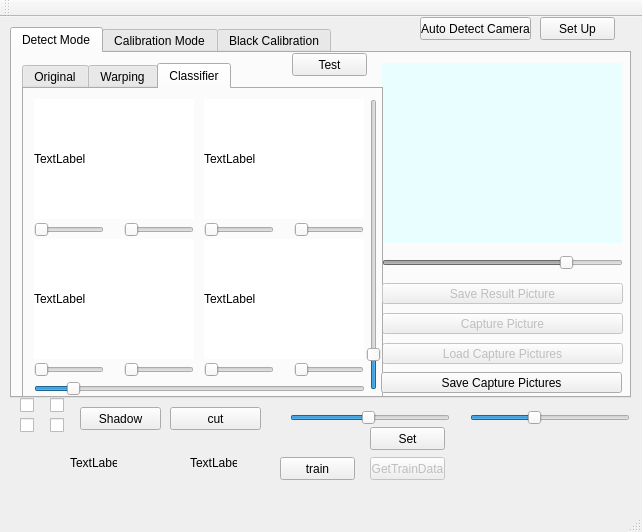
<?xml version="1.0" encoding="UTF-8"?>
<ui version="4.0">
 <class>MainWindow</class>
 <widget class="QMainWindow" name="MainWindow">
  <property name="geometry">
   <rect>
    <x>0</x>
    <y>0</y>
    <width>642</width>
    <height>532</height>
   </rect>
  </property>
  <property name="windowTitle">
   <string>MainWindow</string>
  </property>
  <widget class="QWidget" name="centralWidget">
   <widget class="QTabWidget" name="tabClassifier">
    <property name="geometry">
     <rect>
      <x>10</x>
      <y>10</y>
      <width>621</width>
      <height>371</height>
     </rect>
    </property>
    <property name="currentIndex">
     <number>0</number>
    </property>
    <widget class="QWidget" name="DetectTab">
     <attribute name="title">
      <string>Detect Mode</string>
     </attribute>
     <widget class="QPushButton" name="CapturePicture">
      <property name="enabled">
       <bool>false</bool>
      </property>
      <property name="geometry">
       <rect>
        <x>370</x>
        <y>260</y>
        <width>241</width>
        <height>21</height>
       </rect>
      </property>
      <property name="text">
       <string>Capture Picture</string>
      </property>
     </widget>
     <widget class="QLabel" name="CapResultLabel">
      <property name="geometry">
       <rect>
        <x>370</x>
        <y>10</y>
        <width>240</width>
        <height>180</height>
       </rect>
      </property>
      <property name="styleSheet">
       <string notr="true">background-color: rgb(233, 255, 255);</string>
      </property>
      <property name="text">
       <string/>
      </property>
     </widget>
     <widget class="QPushButton" name="LoadCapPic">
      <property name="enabled">
       <bool>false</bool>
      </property>
      <property name="geometry">
       <rect>
        <x>370</x>
        <y>290</y>
        <width>241</width>
        <height>21</height>
       </rect>
      </property>
      <property name="text">
       <string>Load Capture Pictures</string>
      </property>
     </widget>
     <widget class="QTabWidget" name="tabWidget_2">
      <property name="geometry">
       <rect>
        <x>10</x>
        <y>10</y>
        <width>361</width>
        <height>341</height>
       </rect>
      </property>
      <property name="currentIndex">
       <number>2</number>
      </property>
      <widget class="QWidget" name="tab_2">
       <attribute name="title">
        <string>Original</string>
       </attribute>
       <widget class="QLabel" name="FilterLabel2">
        <property name="geometry">
         <rect>
          <x>180</x>
          <y>10</y>
          <width>160</width>
          <height>120</height>
         </rect>
        </property>
        <property name="styleSheet">
         <string notr="true">background-color: rgb(233, 255, 255);</string>
        </property>
        <property name="text">
         <string/>
        </property>
       </widget>
       <widget class="QLabel" name="FilterLabel4">
        <property name="geometry">
         <rect>
          <x>180</x>
          <y>160</y>
          <width>160</width>
          <height>120</height>
         </rect>
        </property>
        <property name="styleSheet">
         <string notr="true">background-color: rgb(233, 255, 255);</string>
        </property>
        <property name="text">
         <string/>
        </property>
       </widget>
       <widget class="QLabel" name="FilterLabel1">
        <property name="geometry">
         <rect>
          <x>10</x>
          <y>10</y>
          <width>160</width>
          <height>120</height>
         </rect>
        </property>
        <property name="styleSheet">
         <string notr="true">background-color: rgb(233, 255, 255);</string>
        </property>
        <property name="text">
         <string/>
        </property>
       </widget>
       <widget class="QLabel" name="FilterLabel3">
        <property name="geometry">
         <rect>
          <x>10</x>
          <y>160</y>
          <width>160</width>
          <height>120</height>
         </rect>
        </property>
        <property name="styleSheet">
         <string notr="true">background-color: rgb(233, 255, 255);</string>
        </property>
        <property name="text">
         <string/>
        </property>
       </widget>
      </widget>
      <widget class="QWidget" name="tab_3">
       <attribute name="title">
        <string>Warping</string>
       </attribute>
       <widget class="QLabel" name="WarpFilterLabel1">
        <property name="geometry">
         <rect>
          <x>10</x>
          <y>10</y>
          <width>160</width>
          <height>120</height>
         </rect>
        </property>
        <property name="styleSheet">
         <string notr="true">background-color: rgb(233, 255, 255);</string>
        </property>
        <property name="text">
         <string/>
        </property>
       </widget>
       <widget class="QLabel" name="WarpFilterLabel2">
        <property name="geometry">
         <rect>
          <x>180</x>
          <y>10</y>
          <width>160</width>
          <height>120</height>
         </rect>
        </property>
        <property name="styleSheet">
         <string notr="true">background-color: rgb(233, 255, 255);</string>
        </property>
        <property name="text">
         <string/>
        </property>
       </widget>
       <widget class="QLabel" name="WarpFilterLabel3">
        <property name="geometry">
         <rect>
          <x>10</x>
          <y>160</y>
          <width>160</width>
          <height>120</height>
         </rect>
        </property>
        <property name="styleSheet">
         <string notr="true">background-color: rgb(233, 255, 255);</string>
        </property>
        <property name="text">
         <string/>
        </property>
       </widget>
       <widget class="QLabel" name="WarpFilterLabel4">
        <property name="geometry">
         <rect>
          <x>180</x>
          <y>160</y>
          <width>160</width>
          <height>120</height>
         </rect>
        </property>
        <property name="styleSheet">
         <string notr="true">background-color: rgb(233, 255, 255);</string>
        </property>
        <property name="text">
         <string/>
        </property>
       </widget>
       <widget class="QLabel" name="label">
        <property name="geometry">
         <rect>
          <x>180</x>
          <y>130</y>
          <width>161</width>
          <height>16</height>
         </rect>
        </property>
        <property name="styleSheet">
         <string notr="true">background-color: rgb(255, 0, 0);</string>
        </property>
        <property name="text">
         <string/>
        </property>
       </widget>
       <widget class="QLabel" name="label_2">
        <property name="geometry">
         <rect>
          <x>10</x>
          <y>280</y>
          <width>161</width>
          <height>16</height>
         </rect>
        </property>
        <property name="styleSheet">
         <string notr="true">background-color: rgb(0, 255, 0);</string>
        </property>
        <property name="text">
         <string/>
        </property>
       </widget>
       <widget class="QLabel" name="label_3">
        <property name="geometry">
         <rect>
          <x>180</x>
          <y>280</y>
          <width>161</width>
          <height>16</height>
         </rect>
        </property>
        <property name="styleSheet">
         <string notr="true">background-color: rgb(0, 0, 255);</string>
        </property>
        <property name="text">
         <string/>
        </property>
       </widget>
      </widget>
      <widget class="QWidget" name="tab_4">
       <attribute name="title">
        <string>Classifier</string>
       </attribute>
       <widget class="QLabel" name="classlabel1">
        <property name="geometry">
         <rect>
          <x>10</x>
          <y>10</y>
          <width>160</width>
          <height>120</height>
         </rect>
        </property>
        <property name="styleSheet">
         <string notr="true">background-color: rgb(255, 255, 255);</string>
        </property>
        <property name="text">
         <string>TextLabel</string>
        </property>
       </widget>
       <widget class="QLabel" name="classlabel2">
        <property name="geometry">
         <rect>
          <x>180</x>
          <y>10</y>
          <width>160</width>
          <height>120</height>
         </rect>
        </property>
        <property name="styleSheet">
         <string notr="true">background-color: rgb(255, 255, 255);</string>
        </property>
        <property name="text">
         <string>TextLabel</string>
        </property>
       </widget>
       <widget class="QLabel" name="classlabel3">
        <property name="geometry">
         <rect>
          <x>10</x>
          <y>150</y>
          <width>160</width>
          <height>120</height>
         </rect>
        </property>
        <property name="styleSheet">
         <string notr="true">background-color: rgb(255, 255, 255);</string>
        </property>
        <property name="text">
         <string>TextLabel</string>
        </property>
       </widget>
       <widget class="QLabel" name="classlabel4">
        <property name="geometry">
         <rect>
          <x>180</x>
          <y>150</y>
          <width>160</width>
          <height>120</height>
         </rect>
        </property>
        <property name="styleSheet">
         <string notr="true">background-color: rgb(255, 255, 255);</string>
        </property>
        <property name="text">
         <string>TextLabel</string>
        </property>
       </widget>
       <widget class="QSlider" name="hclassslider1">
        <property name="geometry">
         <rect>
          <x>10</x>
          <y>130</y>
          <width>70</width>
          <height>22</height>
         </rect>
        </property>
        <property name="maximum">
         <number>255</number>
        </property>
        <property name="orientation">
         <enum>Qt::Horizontal</enum>
        </property>
       </widget>
       <widget class="QSlider" name="hclassslider2">
        <property name="geometry">
         <rect>
          <x>180</x>
          <y>130</y>
          <width>70</width>
          <height>22</height>
         </rect>
        </property>
        <property name="maximum">
         <number>255</number>
        </property>
        <property name="orientation">
         <enum>Qt::Horizontal</enum>
        </property>
       </widget>
       <widget class="QSlider" name="hclassslider3">
        <property name="geometry">
         <rect>
          <x>10</x>
          <y>270</y>
          <width>70</width>
          <height>22</height>
         </rect>
        </property>
        <property name="maximum">
         <number>255</number>
        </property>
        <property name="orientation">
         <enum>Qt::Horizontal</enum>
        </property>
       </widget>
       <widget class="QSlider" name="hclassslider4">
        <property name="geometry">
         <rect>
          <x>180</x>
          <y>270</y>
          <width>70</width>
          <height>22</height>
         </rect>
        </property>
        <property name="maximum">
         <number>255</number>
        </property>
        <property name="orientation">
         <enum>Qt::Horizontal</enum>
        </property>
       </widget>
       <widget class="QSlider" name="iclassslider1">
        <property name="geometry">
         <rect>
          <x>100</x>
          <y>130</y>
          <width>70</width>
          <height>22</height>
         </rect>
        </property>
        <property name="maximum">
         <number>255</number>
        </property>
        <property name="orientation">
         <enum>Qt::Horizontal</enum>
        </property>
       </widget>
       <widget class="QSlider" name="iclassslider2">
        <property name="geometry">
         <rect>
          <x>270</x>
          <y>130</y>
          <width>70</width>
          <height>22</height>
         </rect>
        </property>
        <property name="maximum">
         <number>255</number>
        </property>
        <property name="orientation">
         <enum>Qt::Horizontal</enum>
        </property>
       </widget>
       <widget class="QSlider" name="iclassslider3">
        <property name="geometry">
         <rect>
          <x>100</x>
          <y>270</y>
          <width>70</width>
          <height>22</height>
         </rect>
        </property>
        <property name="maximum">
         <number>255</number>
        </property>
        <property name="orientation">
         <enum>Qt::Horizontal</enum>
        </property>
       </widget>
       <widget class="QSlider" name="iclassslider4">
        <property name="geometry">
         <rect>
          <x>270</x>
          <y>270</y>
          <width>70</width>
          <height>22</height>
         </rect>
        </property>
        <property name="maximum">
         <number>255</number>
        </property>
        <property name="orientation">
         <enum>Qt::Horizontal</enum>
        </property>
       </widget>
       <widget class="QSlider" name="hSlider">
        <property name="geometry">
         <rect>
          <x>10</x>
          <y>290</y>
          <width>331</width>
          <height>19</height>
         </rect>
        </property>
        <property name="pageStep">
         <number>1</number>
        </property>
        <property name="value">
         <number>10</number>
        </property>
        <property name="orientation">
         <enum>Qt::Horizontal</enum>
        </property>
       </widget>
       <widget class="QSlider" name="vSlider">
        <property name="geometry">
         <rect>
          <x>340</x>
          <y>10</y>
          <width>19</width>
          <height>291</height>
         </rect>
        </property>
        <property name="pageStep">
         <number>1</number>
        </property>
        <property name="value">
         <number>10</number>
        </property>
        <property name="orientation">
         <enum>Qt::Vertical</enum>
        </property>
       </widget>
      </widget>
     </widget>
     <widget class="QPushButton" name="saveResultButtom">
      <property name="enabled">
       <bool>false</bool>
      </property>
      <property name="geometry">
       <rect>
        <x>370</x>
        <y>230</y>
        <width>241</width>
        <height>21</height>
       </rect>
      </property>
      <property name="text">
       <string>Save Result Picture</string>
      </property>
     </widget>
     <widget class="QSlider" name="CapResultSlider">
      <property name="enabled">
       <bool>false</bool>
      </property>
      <property name="geometry">
       <rect>
        <x>370</x>
        <y>200</y>
        <width>241</width>
        <height>19</height>
       </rect>
      </property>
      <property name="maximum">
       <number>255</number>
      </property>
      <property name="value">
       <number>200</number>
      </property>
      <property name="orientation">
       <enum>Qt::Horizontal</enum>
      </property>
     </widget>
     <widget class="QPushButton" name="SaveCap">
      <property name="geometry">
       <rect>
        <x>369</x>
        <y>319</y>
        <width>241</width>
        <height>21</height>
       </rect>
      </property>
      <property name="text">
       <string>Save Capture Pictures</string>
      </property>
     </widget>
     <widget class="QPushButton" name="TestButton">
      <property name="geometry">
       <rect>
        <x>280</x>
        <y>0</y>
        <width>75</width>
        <height>23</height>
       </rect>
      </property>
      <property name="text">
       <string>Test</string>
      </property>
     </widget>
    </widget>
    <widget class="QWidget" name="CalibrationTab">
     <attribute name="title">
      <string>Calibration Mode</string>
     </attribute>
     <widget class="QStackedWidget" name="stackedWidget">
      <property name="geometry">
       <rect>
        <x>210</x>
        <y>10</y>
        <width>391</width>
        <height>311</height>
       </rect>
      </property>
      <property name="currentIndex">
       <number>0</number>
      </property>
      <widget class="QWidget" name="page_2">
       <widget class="QLabel" name="CalLabel2">
        <property name="geometry">
         <rect>
          <x>180</x>
          <y>0</y>
          <width>160</width>
          <height>120</height>
         </rect>
        </property>
        <property name="styleSheet">
         <string notr="true">background-color: rgb(233, 255, 255);</string>
        </property>
        <property name="text">
         <string/>
        </property>
       </widget>
       <widget class="QLabel" name="CalLabel4">
        <property name="geometry">
         <rect>
          <x>180</x>
          <y>130</y>
          <width>160</width>
          <height>120</height>
         </rect>
        </property>
        <property name="styleSheet">
         <string notr="true">background-color: rgb(233, 255, 255);</string>
        </property>
        <property name="text">
         <string/>
        </property>
       </widget>
       <widget class="QLabel" name="CalLabel3">
        <property name="geometry">
         <rect>
          <x>10</x>
          <y>130</y>
          <width>160</width>
          <height>120</height>
         </rect>
        </property>
        <property name="styleSheet">
         <string notr="true">background-color: rgb(233, 255, 255);</string>
        </property>
        <property name="text">
         <string/>
        </property>
       </widget>
       <widget class="QLabel" name="CalLabel1">
        <property name="geometry">
         <rect>
          <x>10</x>
          <y>0</y>
          <width>160</width>
          <height>120</height>
         </rect>
        </property>
        <property name="styleSheet">
         <string notr="true">background-color: rgb(233, 255, 255);</string>
        </property>
        <property name="lineWidth">
         <number>1</number>
        </property>
        <property name="text">
         <string/>
        </property>
       </widget>
       <widget class="QPushButton" name="LoadCalButtom">
        <property name="geometry">
         <rect>
          <x>160</x>
          <y>260</y>
          <width>160</width>
          <height>50</height>
         </rect>
        </property>
        <property name="text">
         <string>Load Calibration Pic From File</string>
        </property>
       </widget>
       <widget class="QPushButton" name="CaptureCalButtom">
        <property name="geometry">
         <rect>
          <x>0</x>
          <y>260</y>
          <width>160</width>
          <height>50</height>
         </rect>
        </property>
        <property name="text">
         <string>Capture the Calibration Pictures</string>
        </property>
       </widget>
       <widget class="QPushButton" name="SaveCalButtom">
        <property name="geometry">
         <rect>
          <x>320</x>
          <y>260</y>
          <width>71</width>
          <height>50</height>
         </rect>
        </property>
        <property name="text">
         <string>Save</string>
        </property>
       </widget>
      </widget>
      <widget class="QWidget" name="page">
       <widget class="QLabel" name="WarpCalLabel1">
        <property name="geometry">
         <rect>
          <x>10</x>
          <y>0</y>
          <width>160</width>
          <height>120</height>
         </rect>
        </property>
        <property name="styleSheet">
         <string notr="true">background-color: rgb(233, 255, 255);</string>
        </property>
        <property name="text">
         <string/>
        </property>
       </widget>
       <widget class="QLabel" name="WarpCalLabel2">
        <property name="geometry">
         <rect>
          <x>180</x>
          <y>0</y>
          <width>160</width>
          <height>120</height>
         </rect>
        </property>
        <property name="styleSheet">
         <string notr="true">background-color: rgb(233, 255, 255);</string>
        </property>
        <property name="text">
         <string/>
        </property>
       </widget>
       <widget class="QLabel" name="WarpCalLabel3">
        <property name="geometry">
         <rect>
          <x>10</x>
          <y>130</y>
          <width>160</width>
          <height>120</height>
         </rect>
        </property>
        <property name="styleSheet">
         <string notr="true">background-color: rgb(233, 255, 255);</string>
        </property>
        <property name="text">
         <string/>
        </property>
       </widget>
       <widget class="QLabel" name="WarpCalLabel4">
        <property name="geometry">
         <rect>
          <x>180</x>
          <y>130</y>
          <width>160</width>
          <height>120</height>
         </rect>
        </property>
        <property name="styleSheet">
         <string notr="true">background-color: rgb(233, 255, 255);</string>
        </property>
        <property name="text">
         <string/>
        </property>
       </widget>
      </widget>
      <widget class="QWidget" name="page_3">
       <widget class="QLabel" name="CalResultLabel">
        <property name="geometry">
         <rect>
          <x>10</x>
          <y>0</y>
          <width>320</width>
          <height>240</height>
         </rect>
        </property>
        <property name="styleSheet">
         <string notr="true">background-color: rgb(233, 255, 255);</string>
        </property>
        <property name="text">
         <string/>
        </property>
       </widget>
      </widget>
     </widget>
     <widget class="QListWidget" name="ProgressList">
      <property name="geometry">
       <rect>
        <x>10</x>
        <y>10</y>
        <width>191</width>
        <height>311</height>
       </rect>
      </property>
      <property name="currentRow">
       <number>0</number>
      </property>
      <item>
       <property name="text">
        <string>Capture Calibration Picture</string>
       </property>
      </item>
      <item>
       <property name="text">
        <string>See The Warping Result</string>
       </property>
      </item>
      <item>
       <property name="text">
        <string>The Stitching Result of the Calibration Photo</string>
       </property>
      </item>
     </widget>
    </widget>
    <widget class="QWidget" name="tab">
     <attribute name="title">
      <string>Black Calibration</string>
     </attribute>
     <widget class="QLabel" name="BlackReflabel1">
      <property name="geometry">
       <rect>
        <x>10</x>
        <y>10</y>
        <width>160</width>
        <height>120</height>
       </rect>
      </property>
      <property name="styleSheet">
       <string notr="true">background-color: rgb(233, 255, 255);</string>
      </property>
      <property name="text">
       <string/>
      </property>
     </widget>
     <widget class="QLabel" name="BlackReflabel2">
      <property name="geometry">
       <rect>
        <x>180</x>
        <y>10</y>
        <width>160</width>
        <height>120</height>
       </rect>
      </property>
      <property name="styleSheet">
       <string notr="true">background-color: rgb(233, 255, 255);</string>
      </property>
      <property name="text">
       <string/>
      </property>
     </widget>
     <widget class="QLabel" name="BlackReflabel3">
      <property name="geometry">
       <rect>
        <x>10</x>
        <y>140</y>
        <width>160</width>
        <height>120</height>
       </rect>
      </property>
      <property name="styleSheet">
       <string notr="true">background-color: rgb(233, 255, 255);</string>
      </property>
      <property name="text">
       <string/>
      </property>
     </widget>
     <widget class="QLabel" name="BlackReflabel4">
      <property name="geometry">
       <rect>
        <x>180</x>
        <y>140</y>
        <width>160</width>
        <height>120</height>
       </rect>
      </property>
      <property name="styleSheet">
       <string notr="true">background-color: rgb(233, 255, 255);</string>
      </property>
      <property name="text">
       <string/>
      </property>
     </widget>
     <widget class="QPushButton" name="LBlackRefButton">
      <property name="enabled">
       <bool>false</bool>
      </property>
      <property name="geometry">
       <rect>
        <x>10</x>
        <y>270</y>
        <width>161</width>
        <height>41</height>
       </rect>
      </property>
      <property name="text">
       <string>Load Black Ref</string>
      </property>
     </widget>
     <widget class="QPushButton" name="CaptureBLRef">
      <property name="geometry">
       <rect>
        <x>180</x>
        <y>270</y>
        <width>161</width>
        <height>41</height>
       </rect>
      </property>
      <property name="text">
       <string>Capture Black Ref</string>
      </property>
     </widget>
     <widget class="QPushButton" name="SaveBlackRef">
      <property name="geometry">
       <rect>
        <x>350</x>
        <y>270</y>
        <width>251</width>
        <height>41</height>
       </rect>
      </property>
      <property name="text">
       <string>Save Black Ref</string>
      </property>
     </widget>
    </widget>
   </widget>
   <widget class="QPushButton" name="AutoDetectButtom">
    <property name="geometry">
     <rect>
      <x>420</x>
      <y>0</y>
      <width>111</width>
      <height>23</height>
     </rect>
    </property>
    <property name="text">
     <string>Auto Detect Camera</string>
    </property>
   </widget>
   <widget class="QPushButton" name="SetUpButton">
    <property name="geometry">
     <rect>
      <x>540</x>
      <y>0</y>
      <width>75</width>
      <height>23</height>
     </rect>
    </property>
    <property name="text">
     <string>Set Up</string>
    </property>
   </widget>
   <widget class="QPushButton" name="cutButton">
    <property name="geometry">
     <rect>
      <x>170</x>
      <y>390</y>
      <width>91</width>
      <height>23</height>
     </rect>
    </property>
    <property name="text">
     <string>cut</string>
    </property>
   </widget>
   <widget class="QPushButton" name="shadowButton">
    <property name="geometry">
     <rect>
      <x>80</x>
      <y>390</y>
      <width>81</width>
      <height>23</height>
     </rect>
    </property>
    <property name="text">
     <string>Shadow</string>
    </property>
   </widget>
   <widget class="QCheckBox" name="checkBox1">
    <property name="geometry">
     <rect>
      <x>20</x>
      <y>380</y>
      <width>16</width>
      <height>16</height>
     </rect>
    </property>
    <property name="text">
     <string/>
    </property>
   </widget>
   <widget class="QCheckBox" name="checkBox2">
    <property name="geometry">
     <rect>
      <x>50</x>
      <y>380</y>
      <width>16</width>
      <height>16</height>
     </rect>
    </property>
    <property name="text">
     <string/>
    </property>
   </widget>
   <widget class="QCheckBox" name="checkBox3">
    <property name="geometry">
     <rect>
      <x>20</x>
      <y>400</y>
      <width>16</width>
      <height>16</height>
     </rect>
    </property>
    <property name="text">
     <string/>
    </property>
   </widget>
   <widget class="QCheckBox" name="checkBox4">
    <property name="geometry">
     <rect>
      <x>50</x>
      <y>400</y>
      <width>16</width>
      <height>16</height>
     </rect>
    </property>
    <property name="text">
     <string/>
    </property>
   </widget>
   <widget class="QSlider" name="hSlider01">
    <property name="geometry">
     <rect>
      <x>290</x>
      <y>390</y>
      <width>160</width>
      <height>22</height>
     </rect>
    </property>
    <property name="maximum">
     <number>255</number>
    </property>
    <property name="value">
     <number>125</number>
    </property>
    <property name="orientation">
     <enum>Qt::Horizontal</enum>
    </property>
   </widget>
   <widget class="QSlider" name="hSlider03">
    <property name="geometry">
     <rect>
      <x>470</x>
      <y>390</y>
      <width>160</width>
      <height>22</height>
     </rect>
    </property>
    <property name="maximum">
     <number>255</number>
    </property>
    <property name="value">
     <number>100</number>
    </property>
    <property name="orientation">
     <enum>Qt::Horizontal</enum>
    </property>
   </widget>
   <widget class="QLabel" name="showlabel1">
    <property name="geometry">
     <rect>
      <x>70</x>
      <y>440</y>
      <width>47</width>
      <height>12</height>
     </rect>
    </property>
    <property name="text">
     <string>TextLabel</string>
    </property>
   </widget>
   <widget class="QLabel" name="showlabel2">
    <property name="geometry">
     <rect>
      <x>190</x>
      <y>440</y>
      <width>47</width>
      <height>12</height>
     </rect>
    </property>
    <property name="text">
     <string>TextLabel</string>
    </property>
   </widget>
   <widget class="QPushButton" name="trainButton">
    <property name="geometry">
     <rect>
      <x>280</x>
      <y>440</y>
      <width>75</width>
      <height>23</height>
     </rect>
    </property>
    <property name="text">
     <string>train</string>
    </property>
   </widget>
   <widget class="QPushButton" name="getDataButton">
    <property name="enabled">
     <bool>false</bool>
    </property>
    <property name="geometry">
     <rect>
      <x>370</x>
      <y>440</y>
      <width>75</width>
      <height>23</height>
     </rect>
    </property>
    <property name="text">
     <string>GetTrainData</string>
    </property>
   </widget>
   <widget class="QPushButton" name="SetButtom">
    <property name="geometry">
     <rect>
      <x>370</x>
      <y>410</y>
      <width>75</width>
      <height>23</height>
     </rect>
    </property>
    <property name="text">
     <string>Set</string>
    </property>
   </widget>
  </widget>
  <widget class="QMenuBar" name="menuBar">
   <property name="geometry">
    <rect>
     <x>0</x>
     <y>0</y>
     <width>642</width>
     <height>22</height>
    </rect>
   </property>
  </widget>
  <widget class="QToolBar" name="mainToolBar">
   <attribute name="toolBarArea">
    <enum>TopToolBarArea</enum>
   </attribute>
   <attribute name="toolBarBreak">
    <bool>false</bool>
   </attribute>
  </widget>
  <widget class="QStatusBar" name="statusBar"/>
 </widget>
 <layoutdefault spacing="6" margin="11"/>
 <resources/>
 <connections/>
</ui>
